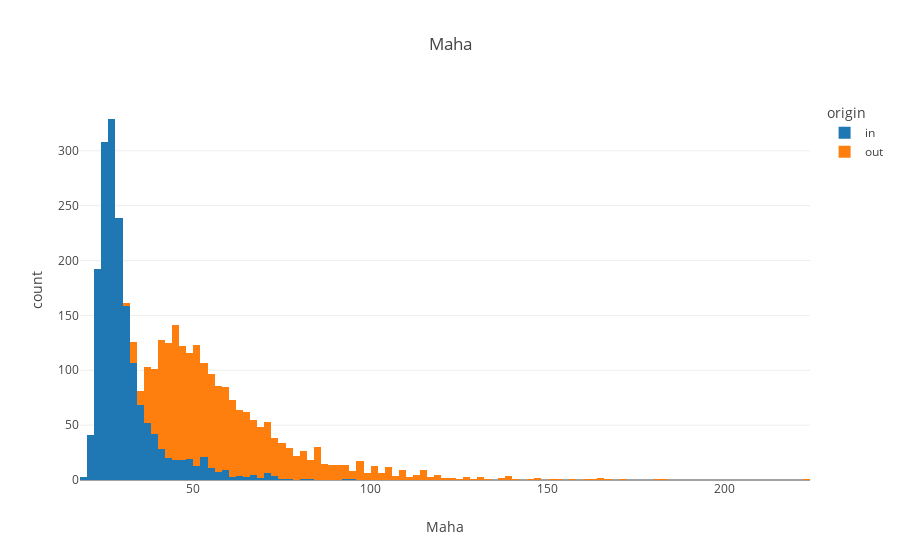
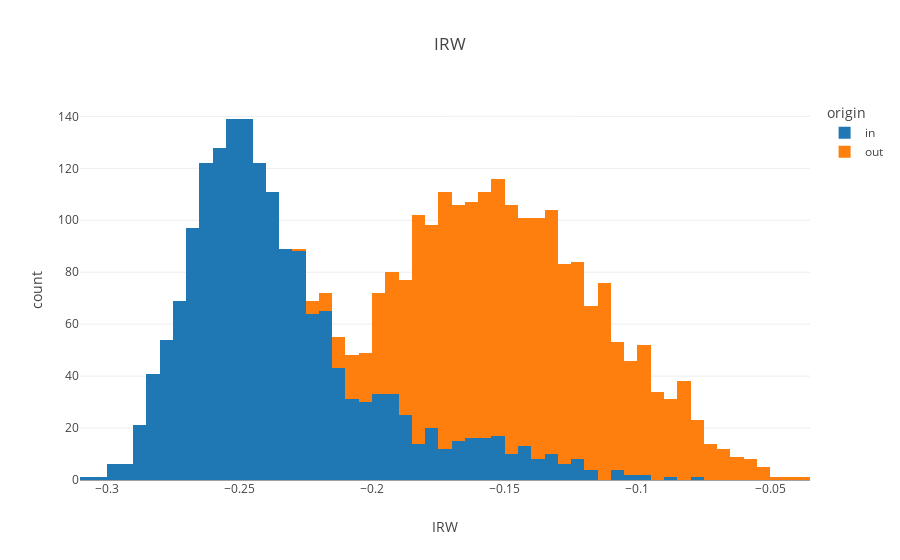

Write notebook code for charts like these, in order.
### Code cell
px.histogram(sim_df, x = 'Maha', color = 'origin', template = 'none', title = 'Maha').show()
px.histogram(sim_df, x = 'IRW', color = 'origin', template = 'none', title = 'IRW').show()

### Figure 1 — Plotly figure (JSON) as saved in the notebook; plotly's stock layout.template omitted (floating-point values rounded to 4 significant figures; data arrays with more than 128 entries replaced by an {"elided": "..."} marker saying what was removed)
{"data": [{"alignmentgroup": "True", "bingroup": "x", "hovertemplate": "origin=in<br>Maha=%{x}<br>count=%{y}<extra></extra>", "legendgroup": "in", "marker": {"color": "#1F77B4", "pattern": {"shape": ""}}, "name": "in", "offsetgroup": "in", "orientation": "v", "showlegend": true, "type": "histogram", "x": {"elided": "1737 float values"}, "xaxis": "x", "yaxis": "y"}, {"alignmentgroup": "True", "bingroup": "x", "hovertemplate": "origin=out<br>Maha=%{x}<br>count=%{y}<extra></extra>", "legendgroup": "out", "marker": {"color": "#FF7F0E", "pattern": {"shape": ""}}, "name": "out", "offsetgroup": "out", "orientation": "v", "showlegend": true, "type": "histogram", "x": {"elided": "1821 float values"}, "xaxis": "x", "yaxis": "y"}], "layout": {"barmode": "relative", "legend": {"title": {"text": "origin"}, "tracegroupgap": 0}, "title": {"text": "Maha"}, "xaxis": {"anchor": "y", "domain": [0, 1], "title": {"text": "Maha"}}, "yaxis": {"anchor": "x", "domain": [0, 1], "title": {"text": "count"}}}}

### Figure 2 — Plotly figure (JSON) as saved in the notebook; plotly's stock layout.template omitted (floating-point values rounded to 4 significant figures; data arrays with more than 128 entries replaced by an {"elided": "..."} marker saying what was removed)
{"data": [{"alignmentgroup": "True", "bingroup": "x", "hovertemplate": "origin=in<br>IRW=%{x}<br>count=%{y}<extra></extra>", "legendgroup": "in", "marker": {"color": "#1F77B4", "pattern": {"shape": ""}}, "name": "in", "offsetgroup": "in", "orientation": "v", "showlegend": true, "type": "histogram", "x": {"elided": "1737 float values"}, "xaxis": "x", "yaxis": "y"}, {"alignmentgroup": "True", "bingroup": "x", "hovertemplate": "origin=out<br>IRW=%{x}<br>count=%{y}<extra></extra>", "legendgroup": "out", "marker": {"color": "#FF7F0E", "pattern": {"shape": ""}}, "name": "out", "offsetgroup": "out", "orientation": "v", "showlegend": true, "type": "histogram", "x": {"elided": "1821 float values"}, "xaxis": "x", "yaxis": "y"}], "layout": {"barmode": "relative", "legend": {"title": {"text": "origin"}, "tracegroupgap": 0}, "title": {"text": "IRW"}, "xaxis": {"anchor": "y", "domain": [0, 1], "title": {"text": "IRW"}}, "yaxis": {"anchor": "x", "domain": [0, 1], "title": {"text": "count"}}}}
